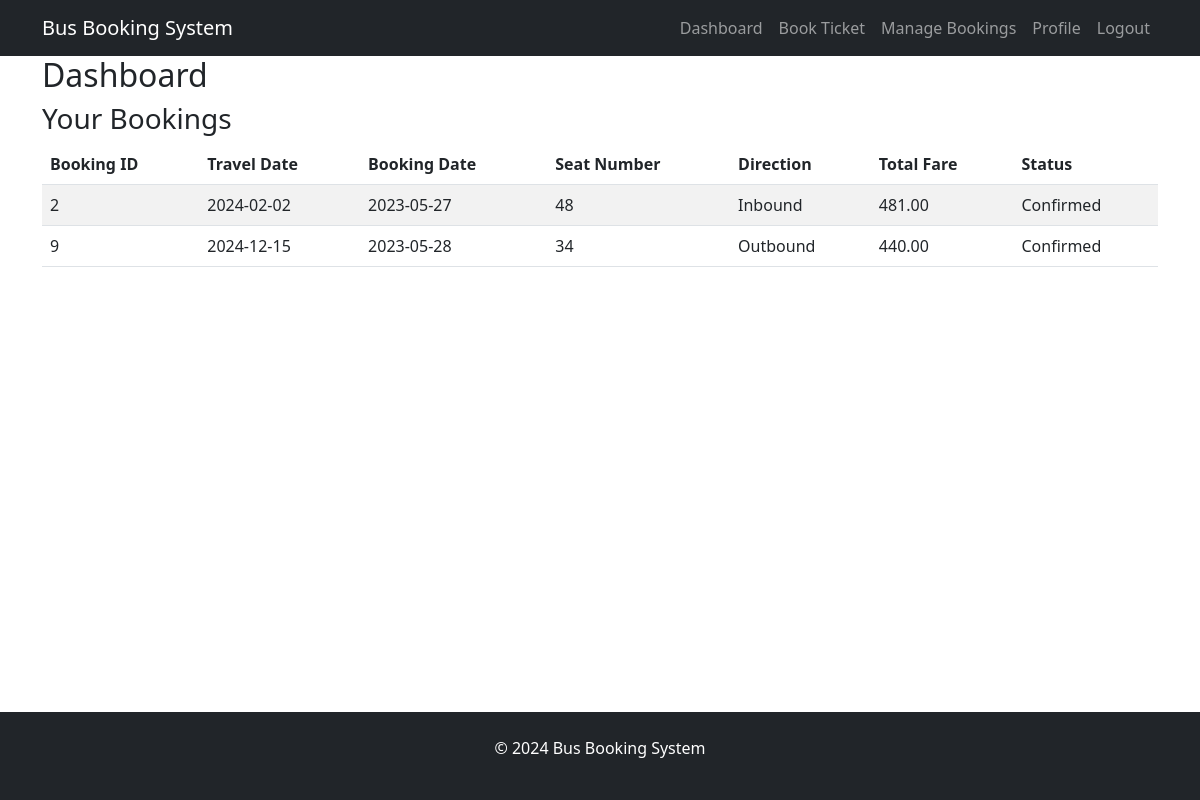
Page /bus/pages/dashboard.php (signed in) on the committed database.
### tables this page shows
CREATE TABLE `bookings` (
  `booking_id` int(11) NOT NULL,
  `customer_id` int(11) DEFAULT NULL,
  `bus_id` int(11) DEFAULT NULL,
  `travel_date` date DEFAULT NULL,
  `booking_date` date NOT NULL,
  `seat_number` int(11) NOT NULL,
  `direction` tinyint(4) NOT NULL COMMENT '0: Outbound | 1: Inbound',
  `total_fare` decimal(10,2) NOT NULL,
  `status` tinyint(4) NOT NULL COMMENT '0: Pending | 1: Confirmed'
);

### bus/pages/dashboard.php (the view)
<?php include_once '../includes/header.php'; ?>
<main class="container">
    <h2>Dashboard</h2>
    <?php
    include_once '../includes/db_connect.php';
    if(isset($_SESSION['user_id'])) {
        $user_id = $_SESSION['user_id'];
        $sql = "SELECT * FROM Bookings WHERE customer_id = ?";
        $stmt = $mysqli->prepare($sql);
        $stmt->bind_param("i", $user_id);
        $stmt->execute();
        $result = $stmt->get_result();
        if($result->num_rows > 0) {
            echo '<h3>Your Bookings</h3>';
            echo '<div class="table-responsive">';
            echo '<table class="table table-striped">';
            echo '<thead>';
            echo '<tr>';
            echo '<th scope="col">Booking ID</th>';
            echo '<th scope="col">Travel Date</th>';
            echo '<th scope="col">Booking Date</th>';
            echo '<th scope="col">Seat Number</th>';
            echo '<th scope="col">Direction</th>';
            echo '<th scope="col">Total Fare</th>';
            echo '<th scope="col">Status</th>';
            echo '</tr>';
            echo '</thead>';
            echo '<tbody>';
            while($row = $result->fetch_assoc()) {
                echo '<tr>';
                echo '<td>' . $row['booking_id'] . '</td>';
                echo '<td>' . $row['travel_date'] . '</td>';
                echo '<td>' . $row['booking_date'] . '</td>';
                echo '<td>' . $row['seat_number'] . '</td>';
                echo '<td>' . ($row['direction'] == 0 ? 'Outbound' : 'Inbound') . '</td>';
                echo '<td>' . $row['total_fare'] . '</td>';
                echo '<td>' . ($row['status'] == 0 ? 'Pending' : 'Confirmed') . '</td>';
                echo '</tr>';
            }
            echo '</tbody>';
            echo '</table>';
            echo '</div>';
        } else {
            echo '<p>You have no bookings yet.</p>';
        }
    } else {
        echo '<p>Please <a href="../pages/login.php">login</a> to access your dashboard.</p>';
    }
    ?>
</main>
<?php include_once '../includes/footer.php'; ?>

### rows in the picture
bookings: booking_id "2", travel_date "2024-02-02", booking_date "2023-05-27", seat_number "48", direction "Inbound", total_fare "481.00", status "Confirmed"
bookings: booking_id "9", travel_date "2024-12-15", booking_date "2023-05-28", seat_number "34", direction "Outbound", total_fare "440.00", status "Confirmed"
